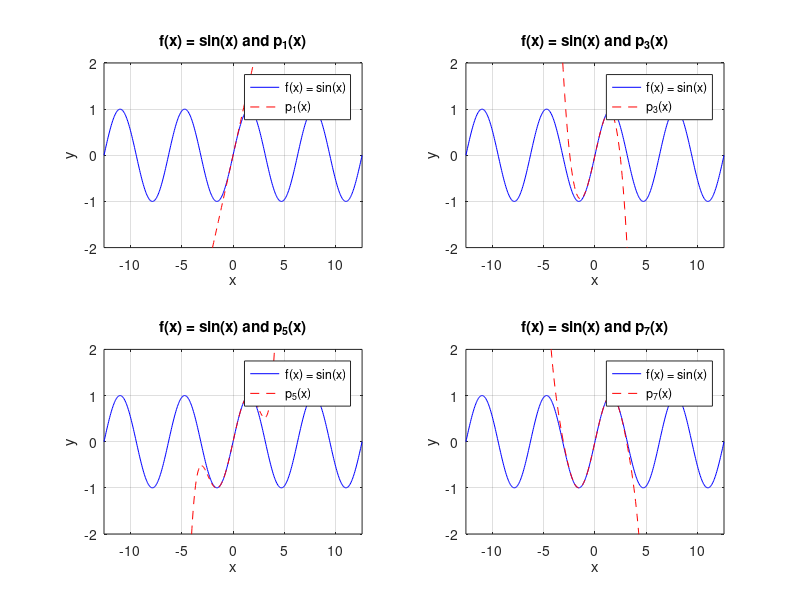

Recreate this plot in MATLAB.
% Actual function
x = linspace(-4*pi,4*pi,500);
f = sin(x);

% Define the Taylor polynomials
p1 = x;
p3 = x-(x.^3)/factorial(3);
p5 = x-(x.^3)/factorial(3) + (x.^5)/factorial(5);
p7 = x-(x.^3)/factorial(3) + (x.^5)/factorial(5) - (x.^7)/factorial(7);

% figure
figure;

% Subplots:
% 1: f(x) and p1(x)
subplot(2,2,1);
plot(x,f,'b-',x,p1,'r--');
axis([-4*pi 4*pi -2 2]);
xlabel('x');
ylabel('y');
title('f(x) = sin(x) and p_1(x)');
legend('f(x) = sin(x)', 'p_1(x)');
grid on;

%2: f(x) and p3(x)
subplot(2,2,2);
plot(x,f,'b-',x,p3,'r--');
axis([-4*pi 4*pi -2 2]);
xlabel('x');
ylabel('y');
title('f(x) = sin(x) and p_3(x)');
legend('f(x) = sin(x)', 'p_3(x)');
grid on;

% 3: f(x) and p5(x)
subplot(2,2,3);
plot(x,f,'b-',x,p5,'r--');
axis([-4*pi 4*pi -2 2]);
xlabel('x');
ylabel('y');
title('f(x) = sin(x) and p_5(x)');
legend('f(x) = sin(x)', 'p_5(x)');
grid on;

% 4: f(x) and p7(x)
subplot(2,2,4);
plot(x,f,'b-',x,p7,'r--');
axis([-4*pi 4*pi -2 2]);
xlabel('x');
ylabel('y');
title('f(x) = sin(x) and p_7(x)');
legend('f(x) = sin(x)', 'p_7(x)');
grid on;
